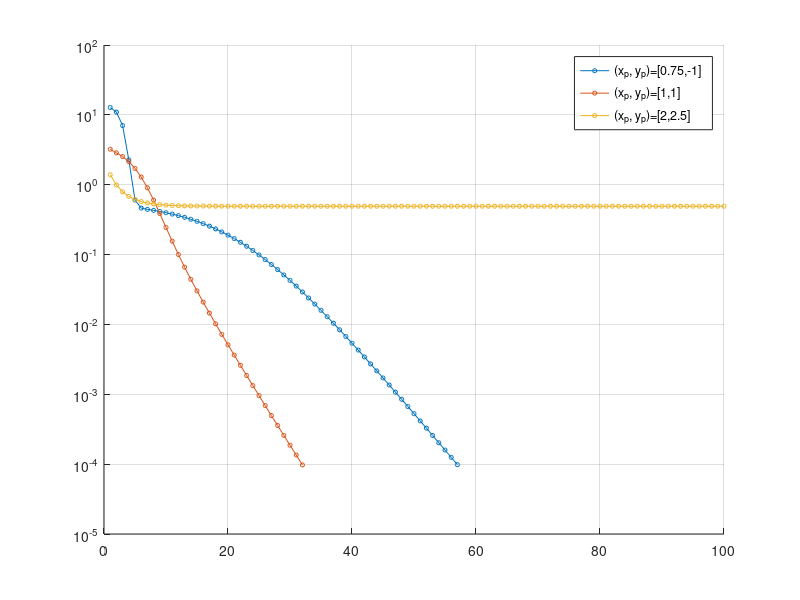

MATLAB code to generate this figure:
% Input parameters
L1 = 1;                   % length of arm1
L2 = 1.5;                 % lenght of arm2
theta = [2.5 2.7];        % inital angles
tol = 0.0001;             % tolerance
alpha = 0.1;              % learning rate
Niter = 100;              % max iteration number

targets = [0.75, -1;
           1,     1;
           2,   2.5];

% Compute tip robot position
function [x,y] = robot_position(theta, L1, L2)
	x = L1 * cos(theta(1)) + L2 * cos(theta(2));
	y = L1 * sin(theta(1)) + L2 * sin(theta(2));
end

% Evaluation of J
function Jval = J(theta, xp, L1, L2)
    [x, y] = robot_position(theta, L1, L2);
    Jval = (x-xp(1))^2 + (y-xp(2))^2;
end

% Evaluation of grad(J)
function grad = grad_J(theta, xp, L1, L2)
    [x, y] = robot_position(theta,L1,L2);

    dx_dt1 = - L1 * sin(theta(1));
    dx_dt2 = - L2 * sin(theta(2));
    dy_dt1 =   L1 * cos(theta(1));
    dy_dt2 =   L2 * cos(theta(2));

    dJ_dx = 2*(x - xp(1));
    dJ_dy = 2*(y - xp(2));

    DJ_dt1 = dJ_dx*dx_dt1 + dJ_dy*dy_dt1;
    DJ_dt2 = dJ_dx*dx_dt2 + dJ_dy*dy_dt2;
    grad = [DJ_dt1, DJ_dt2];
end

% Create figure for plotting
figure()
grid on
hold on

% Gradient Descent Method
for j = 1:3
    xp = targets(j, :);
    values = [];
    i = 1;
    while i <= Niter
        % Gradient of the objective function
        grad = grad_J(theta, xp, L1, L2);
        % Update theta with gradient
        theta = theta - alpha * grad;
        % Compute the current value
        Jval = J(theta, xp, L1, L2);
        values(i) = Jval;
        % Check for convergence
        if Jval < tol
            fprintf('Converged after %d iterations.\n', i)
            break
        end
        i = i + 1;
    end
    semilogy(values, '-o', 'markersize', 3)
end
legend('(x_p, y_p)=[0.75,-1]', '(x_p, y_p)=[1,1]', '(x_p, y_p)=[2,2.5]')



